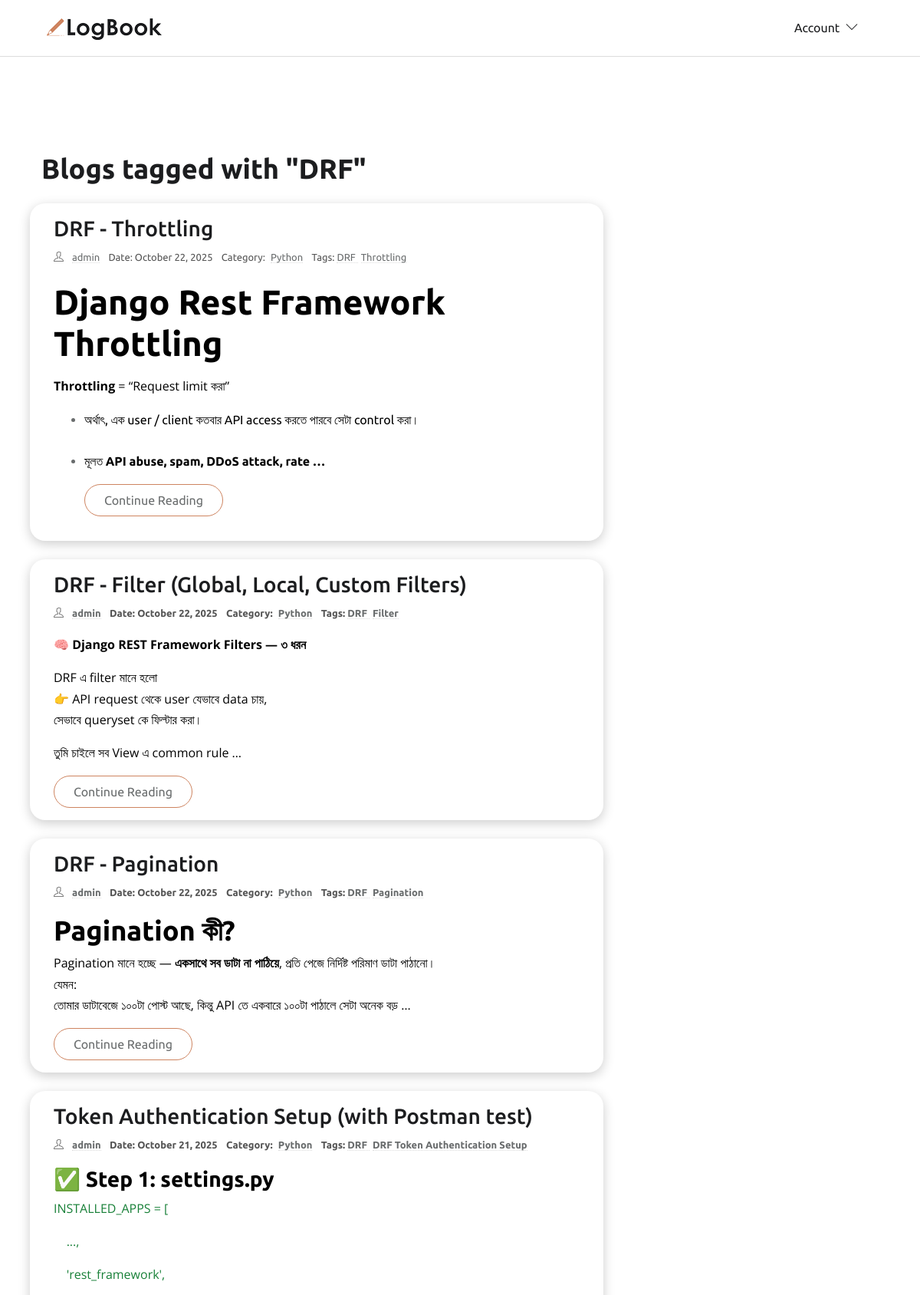
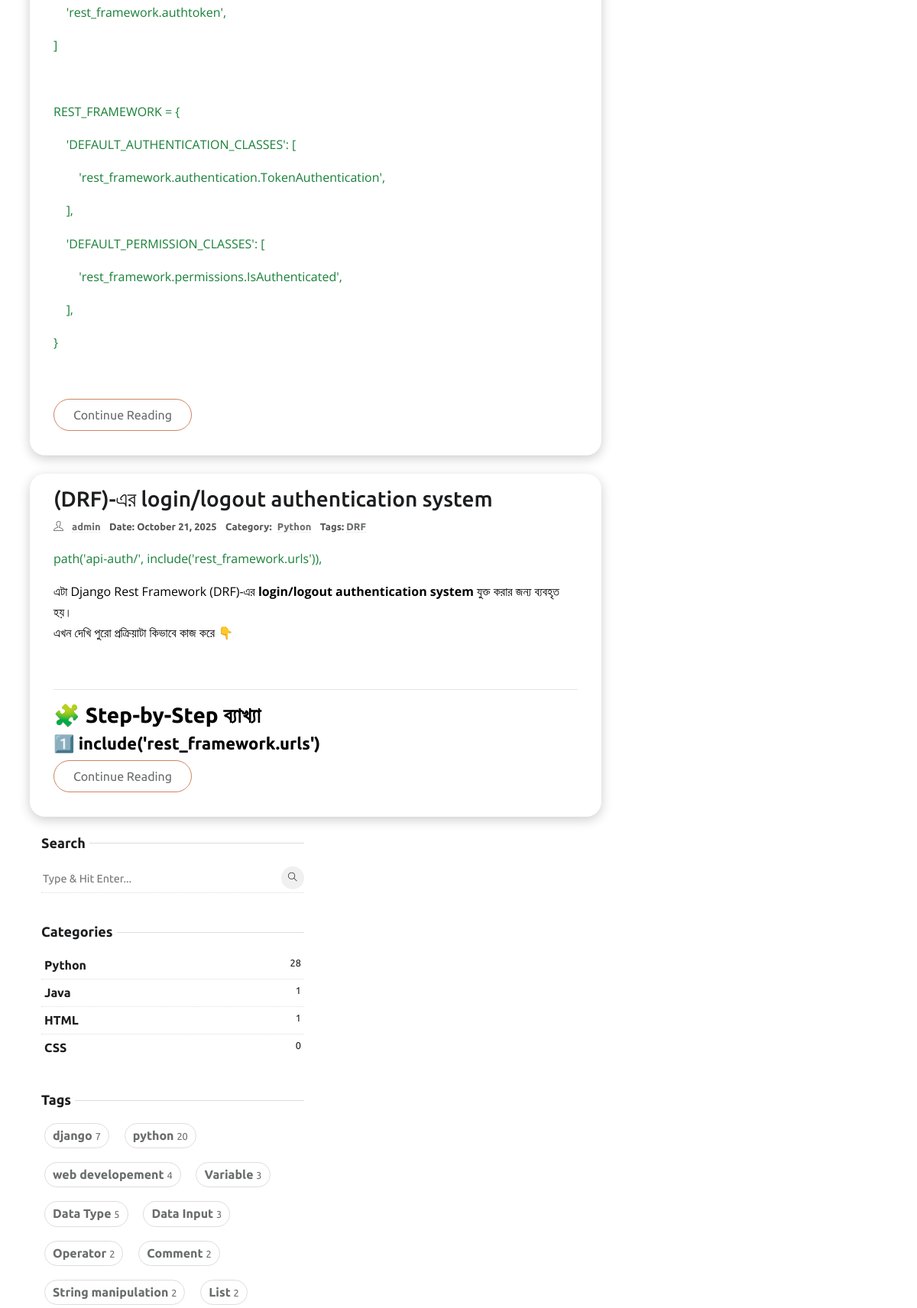
Screenshot of /tag/drf/ (upper part) with the database file from the repository (2 pictures, top to bottom).
### app_home/models.py (models this page shows, shortened)
class Tag(models.Model):
    title = models.CharField(max_length=50, unique=True, db_index=True)
    slug = models.SlugField(unique=True, blank=True, null=True, max_length=300)
    def __str__(self):
        return self.title

class Blog(models.Model):
    author = models.ForeignKey(
        settings.AUTH_USER_MODEL, related_name='user_blogs', on_delete=models.CASCADE
    )
    title = models.CharField(max_length=100, unique=True)
    slug = models.SlugField(unique=True, blank=True, null=True, max_length=300)
    content = RichTextUploadingField()
    category = models.ForeignKey(
        Category,
        related_name='category_blogs',
        on_delete=models.CASCADE
    )
    tags = models.ManyToManyField(Tag, related_name='tag_blogs')
    created_date = models.DateTimeField(auto_now_add=True)
    updated_date = models.DateTimeField(auto_now=True)
    class Meta:
        ordering = ['-created_date']
        indexes = [models.Index(fields=['title','created_date'])]
    class Meta:
        ordering = ['-created_date']
        indexes = [models.Index(fields=['title','created_date'])]
    def get_absolute_url(self):
        return reverse('blog-detail', kwargs={'slug': self.slug})

class Category(models.Model):
    title = models.CharField(max_length=50, unique=True, db_index=True)
    slug = models.SlugField(unique=True, blank=True, null=True, max_length=300)
    class Meta:
        verbose_name = "Category"
        verbose_name_plural = "Categories"

### app_account/models.py (models this page shows, shortened)
class CustomUser(AbstractBaseUser, PermissionsMixin):
    email = models.EmailField(unique=True)
    username = models.CharField(max_length=50)
    first_name = models.CharField(max_length=50, blank=True)
    last_name = models.CharField(max_length=50, blank=True)
    is_active = models.BooleanField(default=False)  # For Mail Verification
    is_staff = models.BooleanField(default=False)
    date_joined = models.DateTimeField(default=timezone.now)
    objects = CustomUserManager()
    USERNAME_FIELD = 'email'      # login field
    REQUIRED_FIELDS = ['username']  # required when creating superuser

### app_home/views.py (the view)
# urls.py: path('tag/<slug:slug>/', TagPostsView.as_view(), name='tag-blogs'),
class TagPostsView(ListView):
    model = Blog
    template_name = 'blog/tag_blogs.html'
    context_object_name = 'tag_blogs'
    def get_queryset(self):
        self.tag = get_object_or_404(Tag, slug=self.kwargs['slug'])
        return self.tag.tag_blogs.all()
    def get_context_data(self, **kwargs):
        context = super().get_context_data(**kwargs)
        context['tag'] = self.tag
        return context

### app_home/context_processors.py (called while the page is built)
def get_all_categories(request):
    categories = Category.objects.all()
    return {'categories': categories}

def get_all_tags(request):
    tags = Tag.objects.all()
    return {'tags': tags}

def get_recent_blogs(request):
    recent_blogs = Blog.objects.order_by('-created_date')[:5]
    return {'recent_blogs': recent_blogs}

### templates/blog/tag_blogs.html (shortened to what this page needs)
{% extends 'base/base.html' %}
{% load static %}
{% load custom_filters %}
{% block content %}
<section class="section">
    <div class="container p-4">
        <h2 class="mb-4">Blogs tagged with "{{ tag }}"</h2>
        <div class="row">
            <div class="col-lg-8 mb-5 mb-lg-0">
                {% for blog in tag_blogs %}
                <article class="row p-3 mb-4 blog-card">
                    <div class="col-md-12">
                        <h3 class="h3"><a class="post-title" href="{{ blog.get_absolute_url }}">{{ blog.title }}</a>
                        </h3>
                        <ul class="list-inline post-meta mb-2">
                            <li class="list-inline-item"><i class="ti-user mr-2"></i>
                                <a href="{% url 'profile' blog.author.username %}">{{ blog.author.get_full_name|default:blog.author.username }}</a>
                            </li>
                            <li class="list-inline-item">Date: {{ blog.created_date|date:"F d, Y" }}</li>
                            <li class="list-inline-item">
                                Category: <a href="{% url 'category-blogs' blog.category.slug %}" class="ml-1">
                                    {{blog.category.title }}</a>
                            </li>
                            <li class="list-inline-item">
                                Tags:
                                {% for tag in blog.tags.all %}
                                <a href="{% url 'tag-blogs' tag.slug %}" class="mr-1">
                                    {{ tag.title}}
                                </a>
                                {% empty %}
                                No tags
                                {% endfor %}
                            </li>
                        </ul>
                        <p>{{ blog.content|truncatewords:40|safe }}</p>
                        <a href="{% url 'blog-detail' blog.slug %}" class="btn btn-outline-primary">
                            Continue Reading
                        </a>
                    </div>
                </article>
                {% endfor %}
            </div>
            <div class="col-lg-4">
                <aside class="fixed-sidebar">
                    {% include 'base/sideber.html' %}
                </aside>
            </div>
        </div>
    </div>
</section>
{% endblock content %}

### templates/base/sideber.html (shortened to what this page needs)
{% load static %}
<div class="widget">
   <h5 class="widget-title"><span>Search</span></h5>
   <form action="{% url 'search-results' %}" method="GET" class="widget-search position-relative">
      <input id="search-query" name="q" type="search" required placeholder="Type & Hit Enter..." autocomplete="off">
      <button type="submit"><i class="ti-search"></i></button>
   </form>
</div>
<div class="widget">
   <h5 class="widget-title"><span>Categories</span></h5>
   <ul class="list-unstyled widget-list">
      {% for cat in categories %}
      <li class="cate-card p-1">
         <a href="{% url 'category-blogs' cat.slug %}" class="d-flex">
            {{cat.title}}
            <small class="ml-auto">{{cat.category_blogs.count}}</small>
         </a>
      </li>
      {% endfor %}
   </ul>
</div>
<div class="widget">
   <h5 class="widget-title"><span>Tags</span></h5>
   <ul class="list-inline widget-list-inline">
      {% for tag in tags %}
      <li class="list-inline-item cate-card p-1">
         <a href="{% url 'tag-blogs' tag.slug %}">
            {{tag.title}}
            <small class="ml-auto">{{tag.tag_blogs.count}}</small></a>
      </li>
      {% endfor %}
   </ul>
</div>

### static/css/style.css (style rules this page uses)
body { line-height: 1.7; font-family: 'Ubuntu', sans-serif; -webkit-font-smoothing: antialiased; color: #696c6d; font-size: 16px; }
p, .paragraph { font-weight: 400; color: #696c6d; font-size: 16px; line-height: 1.7; font-family: "Open Sans", sans-serif; }
h1, h2, h3, h4, h5, h6 { color: #1c1d1f; font-family: 'Ubuntu', sans-serif; font-weight: 600; line-height: 1.2; }
h1, .h1 { font-size: 45px; }
h2, .h2 { font-size: 36px; }
h3, .h3 { font-size: 28px; }
h4, .h4 { font-size: 22px; }
h5, .h5 { font-size: 18px; }
.btn { font-size: 16px; font-family: 'Ubuntu', sans-serif; text-transform: capitalize; padding: 8px 25px; border-radius: 50px; border: 1px solid; position: relative; z-index: 1; transition: 0.2s ease; }
.btn-outline-primary { background: transparent; color: #696c6d; border-color: #ce8460; }
body { background-color: #fff; overflow-x: hidden; }
a, a:hover, a:focus { text-decoration: none; }
a, button, select { cursor: pointer; transition: 0.2s ease; }
.section { padding-top: 100px; padding-bottom: 100px; }
.post-title { color: #1c1d1f; }
.post-meta li { margin-right: 10px; font-size: 90%; }
.post-meta a { color: #696c6d; border-bottom: 1px dotted #ddd; }
.widget { background: #fff; margin-bottom: 40px; }
.widget-title { position: relative; margin-bottom: 15px; }
.widget-title span { background: #fff; position: relative; padding-right: 5px; z-index: 1; }
.widget-title::before { position: absolute; content: ""; right: 0; height: 1px; width: 100%; background: #ddd; top: 50%; }
.widget-search { position: relative; }
.widget-search input { border: 0; border-bottom: 1px dotted #ddd; width: 100%; height: 40px; }
.widget-search input::placeholder { font-size: 90%; }
.widget-search button { height: 30px; width: 30px; line-height: 30px; display: inline-block; padding: 0; background: #f0f0f0; color: #1c1d1f; text-align: center; border-radius: 50%; position: absolute; right: 0; top: 5px; border: 0; font-size: 12px; }
.widget-list li { padding: 5px 0; }
.widget-list li:not(:last-child) { border-bottom: 1px dotted #ddd; }
.widget-list li a { color: #1c1d1f; }
.widget-list-inline li { margin-bottom: 10px; }
.widget-list-inline li a { padding: 2px 10px; border: 1px solid #ddd; border-radius: 40px; display: block; color: #696c6d; }
.fixed-sidebar { position: sticky; top: 120px; }
.blog-card { background-color: #ffffff; border-radius: 20px; box-shadow: 0 4px 15px rgba(0, 0, 0, 0.2); padding: 0 30px 30px 30px; transition: transform 0.3s, box-shadow 0.3s; margin-bottom: 30px; }
.blog-card h1 { margin-top: 20px; margin-bottom: 15px; }
.blog-card .post-meta { font-size: 0.9rem; color: #555; margin-bottom: 15px; }

### rows the page displays
Tag: title "DRF"
Blog: title "DRF - Throttling", author.get_full_name "admin", created_date "October 22, 2025", category "Python", content "Django Rest Framework Throttling Throttling = “Request limit করা” অর্থাৎ, এক user / client কতবার API access করতে পারবে সেটা control করা। মূলত API abuse, spam, DDoS attack, rate …"
Tag: title "Throttling"
Blog: title "DRF - Filter (Global, Local, Custom Filters)", author.get_full_name "admin", created_date "October 22, 2025", category "Python", content "🧠 Django REST Framework Filters — ৩ ধরন DRF এ filter মানে হলো 👉 API request থেকে user যেভাবে data চায়, সেভাবে queryset কে ফিল্টার করা। তুমি চাইলে সব View এ common rule …"
Tag: title "Filter"
Blog: title "DRF - Pagination", author.get_full_name "admin", created_date "October 22, 2025", category "Python", content "Pagination কী? Pagination মানে হচ্ছে — একসাথে সব ডাটা না পাঠিয়ে , প্রতি পেজে নির্দিষ্ট পরিমাণ ডাটা পাঠানো। যেমন: তোমার ডাটাবেজে ১০০টা পোস্ট আছে, কিন্তু API তে একবারে ১০০টা পাঠালে সেটা অনেক বড় …"
Tag: title "Pagination"
Blog: title "Token Authentication Setup (with Postman test)", author.get_full_name "admin", created_date "October 21, 2025", category "Python", content "✅ Step 1: settings.py INSTALLED_APPS = [ ..., 'rest_framework', 'rest_framework.authtoken', ] REST_FRAMEWORK = { 'DEFAULT_AUTHENTICATION_CLASSES': [ 'rest_framework.authentication.TokenAuthentication', ], 'DEFAULT_PERMISSION_CLASSES': [ 'rest_framework.permissions.IsAuthenticated', ], }"
Tag: title "DRF Token Authentication Setup"
Blog: title "(DRF)-এর login/logout authentication system", author.get_full_name "admin", created_date "October 21, 2025", category "Python", content "path('api-auth/', include('rest_framework.urls')), এটা Django Rest Framework (DRF)-এর login/logout authentication system যুক্ত করার জন্য ব্যবহৃত হয়। এখন দেখি পুরো প্রক্রিয়াটা কিভাবে কাজ করে 👇 🧩 Step-by-Step ব্যাখ্যা 1️⃣ include('rest_framework.urls')"
Category: title "Python", category_blogs.count "28"
Category: title "Java", category_blogs.count "1"
Category: title "HTML", category_blogs.count "1"
Category: title "CSS", category_blogs.count "0"
Tag: title "django", tag_blogs.count "7"
Tag: title "python", tag_blogs.count "20"
Tag: title "web developement", tag_blogs.count "4"
Tag: title "Variable", tag_blogs.count "3"
Tag: title "Data Type", tag_blogs.count "5"
Tag: title "Data Input", tag_blogs.count "3"
Tag: title "Operator", tag_blogs.count "2"
Tag: title "Comment", tag_blogs.count "2"
Tag: title "String manipulation", tag_blogs.count "2"
Tag: title "List", tag_blogs.count "2"
